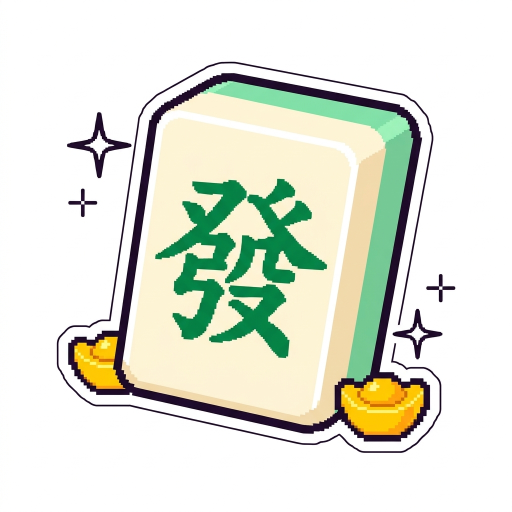
#> input picture tools/sources/gen/01_mahjong_fa.jpg, 1024 x 1024 px (shown at 1/2 size)
$ python build_blockbuster_levels.py
#> lines starting #> are read from the running program, lines starting #| are printed output that depends on the picture
#> in convert_image_to_level, img is the input picture: PIL image 1024x1024 RGB; mean R, G, B 225.1, 229.3, 216.3
### tools/pixelize_levels.py
#!/usr/bin/env python3
"""
Pindou Blockbuster Level Pixelizer & Bead Previewer
Converts HD illustrations and public-domain masterpieces into crisp,
playable Perler-bead LevelData JSON entries + bead-rendered previews.
"""

from __future__ import annotations

import collections
import json
import math
import os
from pathlib import Path
from typing import Dict, List, Optional, Tuple

from PIL import Image, ImageDraw, ImageEnhance, ImageFilter

BASE36 = "0123456789abcdefghijklmnopqrstuvwxyz"


def rgb_to_hex(rgb: Tuple[int, int, int]) -> str:
    return f"#{rgb[0]:02X}{rgb[1]:02X}{rgb[2]:02X}"


def color_dist(c1: Tuple[int, int, int], c2: Tuple[int, int, int]) -> float:
    # Weighted perceptual Euclidean distance (redmean approximation)
    rmean = (c1[0] + c2[0]) * 0.5
    dr = c1[0] - c2[0]
    dg = c1[1] - c2[1]
    db = c1[2] - c2[2]
    return math.sqrt(
        (2.0 + rmean / 256.0) * dr * dr
        + 4.0 * dg * dg
        + (2.0 + (255.0 - rmean) / 256.0) * db * db
    )


def flood_remove_bg(img: Image.Image, thresh: float = 34.0) -> Image.Image:
    """Flood-fill exterior background from borders using perceptual color distance."""
#> called with thresh = 42
    rgba = img.convert("RGBA")
    w, h = rgba.size
    px = rgba.load()

    # Sample corners to estimate background color
    corners = [
        px[0, 0][:3],
        px[w - 1, 0][:3],
        px[0, h - 1][:3],
        px[w - 1, h - 1][:3],
    ]
#> corners = [(253, 251, 252), (253, 253, 253), (253, 255, 252), (255, 255, 255)]
    bg = tuple(sum(c[i] for c in corners) // 4 for i in range(3))
#> bg = (253, 253, 253)

    # Only run if corners are relatively uniform (e.g. solid white/cream backdrop)
    if max(color_dist(c, bg) for c in corners) > 65.0:
#> in color_dist, `rmean = (c1[0] + c2[0]) * 0.5`: rmean = 253
#> in color_dist, `dr = c1[0] - c2[0]`: dr = 0
#> in color_dist, `dg = c1[1] - c2[1]`: dg = -2
#> in color_dist, `db = c1[2] - c2[2]`: db = -1
        return rgba

    visited = bytearray(w * h)
    q = collections.deque()

    def try_push(x: int, y: int):
        idx = y * w + x
        if visited[idx]:
            return
        r, g, b, a = px[x, y]
        if a < 128 or color_dist((r, g, b), bg) <= thresh:
            visited[idx] = 1
            q.append((x, y))

    for x in range(w):
        try_push(x, 0)
        try_push(x, h - 1)
#> this loop made 1024 passes
    for y in range(h):
        try_push(0, y)
        try_push(w - 1, y)

    while q:
        cx, cy = q.popleft()
        px[cx, cy] = (0, 0, 0, 0)
        if cx > 0:
            try_push(cx - 1, cy)
        if cx + 1 < w:
            try_push(cx + 1, cy)
        if cy > 0:
            try_push(cx, cy - 1)
        if cy + 1 < h:
            try_push(cx, cy + 1)

    return rgba


def crop_to_content(rgba: Image.Image, pad_ratio: float = 0.03) -> Image.Image:
#> called with pad_ratio = 0.02
    bbox = rgba.getbbox()
    if not bbox:
        return rgba
    x0, y0, x1, y1 = bbox
    cw = x1 - x0
    ch = y1 - y0
    pad = max(2, int(max(cw, ch) * pad_ratio))
    nx0 = max(0, x0 - pad)
    ny0 = max(0, y0 - pad)
    nx1 = min(rgba.width, x1 + pad)
    ny1 = min(rgba.height, y1 + pad)
    return rgba.crop((nx0, ny0, nx1, ny1))
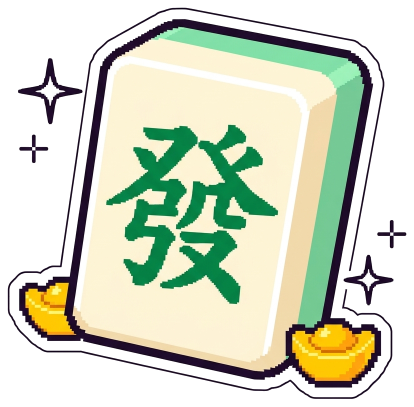
#> returned value: PIL image 828x813 RGBA (shown at 1/2 size); mean R, G, B, A 103.8, 110.3, 90.1, 150.2; transparent parts drawn white


def fit_on_canvas(rgba: Image.Image, target_w: int, target_h: int, sampling: str) -> Tuple[List[List[Optional[Tuple[int, int, int]]]], int, int]:
    """Resize preserving aspect ratio (or fill for full-bleed paintings) and return RGB grid."""
#> called with target_w = 32, target_h = 32, sampling = 'crisp'
    if sampling == "painterly":
        # Center-crop to match target aspect ratio cleanly for full-bleed art
        src_ar = rgba.width / rgba.height
        dst_ar = target_w / target_h
        if abs(src_ar - dst_ar) > 0.04:
            if src_ar > dst_ar:
                new_w = int(rgba.height * dst_ar)
                left = (rgba.width - new_w) // 2
                rgba = rgba.crop((left, 0, left + new_w, rgba.height))
            else:
                new_h = int(rgba.width / dst_ar)
                top = (rgba.height - new_h) // 2
                rgba = rgba.crop((0, top, rgba.width, top + new_h))
        # Subtle saturation & sharpness boost for crisp bead colors
        rgb = rgba.convert("RGB")
        rgb = ImageEnhance.Color(rgb).enhance(1.18)
        rgb = ImageEnhance.Contrast(rgb).enhance(1.08)
        rgb = rgb.resize((target_w, target_h), Image.Resampling.LANCZOS)
        px = rgb.load()
        grid: List[List[Optional[Tuple[int, int, int]]]] = []
        for y in range(target_h):
            row = []
            for x in range(target_w):
                row.append(px[x, y])
            grid.append(row)
        return grid, target_w, target_h

    # Crisp cel-shaded / sprite mode: preserve aspect ratio inside target_w x target_h
    scale = min(target_w / rgba.width, target_h / rgba.height)
    rw = max(4, round(rgba.width * scale))
    rh = max(4, round(rgba.height * scale))

    # Supersample to 4x grid then pick dominant/center-weighted pixel per cell to avoid muddy halos
    ss = 4
    hi = rgba.resize((rw * ss, rh * ss), Image.Resampling.BILINEAR)
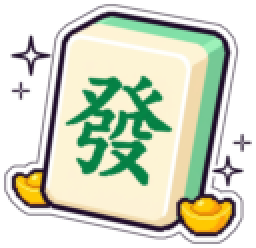
#> hi: PIL image 128x124 RGBA (shown 2 times larger); mean R, G, B, A 112.8, 118.3, 99.8, 150.2; transparent parts drawn white
    hpx = hi.load()

    off_x = (target_w - rw) // 2
    off_y = (target_h - rh) // 2
    grid = [[None for _ in range(target_w)] for _ in range(target_h)]

    for gy in range(rh):
        for gx in range(rw):
            opaque_samples = []
            for sy in range(ss):
                for sx in range(ss):
                    r, g, b, a = hpx[gx * ss + sx, gy * ss + sy]
                    if a >= 150:
                        opaque_samples.append((r, g, b))
            if len(opaque_samples) < (ss * ss) // 2:
                continue
            # Pick median-like representative (closest to medoid of opaque samples, avoiding dark-white edge averages)
            best_c = opaque_samples[0]
            if len(opaque_samples) > 1:
                avg = tuple(sum(c[i] for c in opaque_samples) / len(opaque_samples) for i in range(3))
                # Prefer darker/saturated pixel if near border mix, otherwise closest to cluster
                best_c = min(opaque_samples, key=lambda c: color_dist(c, avg))
            grid[off_y + gy][off_x + gx] = best_c
#> (the rest of the program and of its run is left out)
